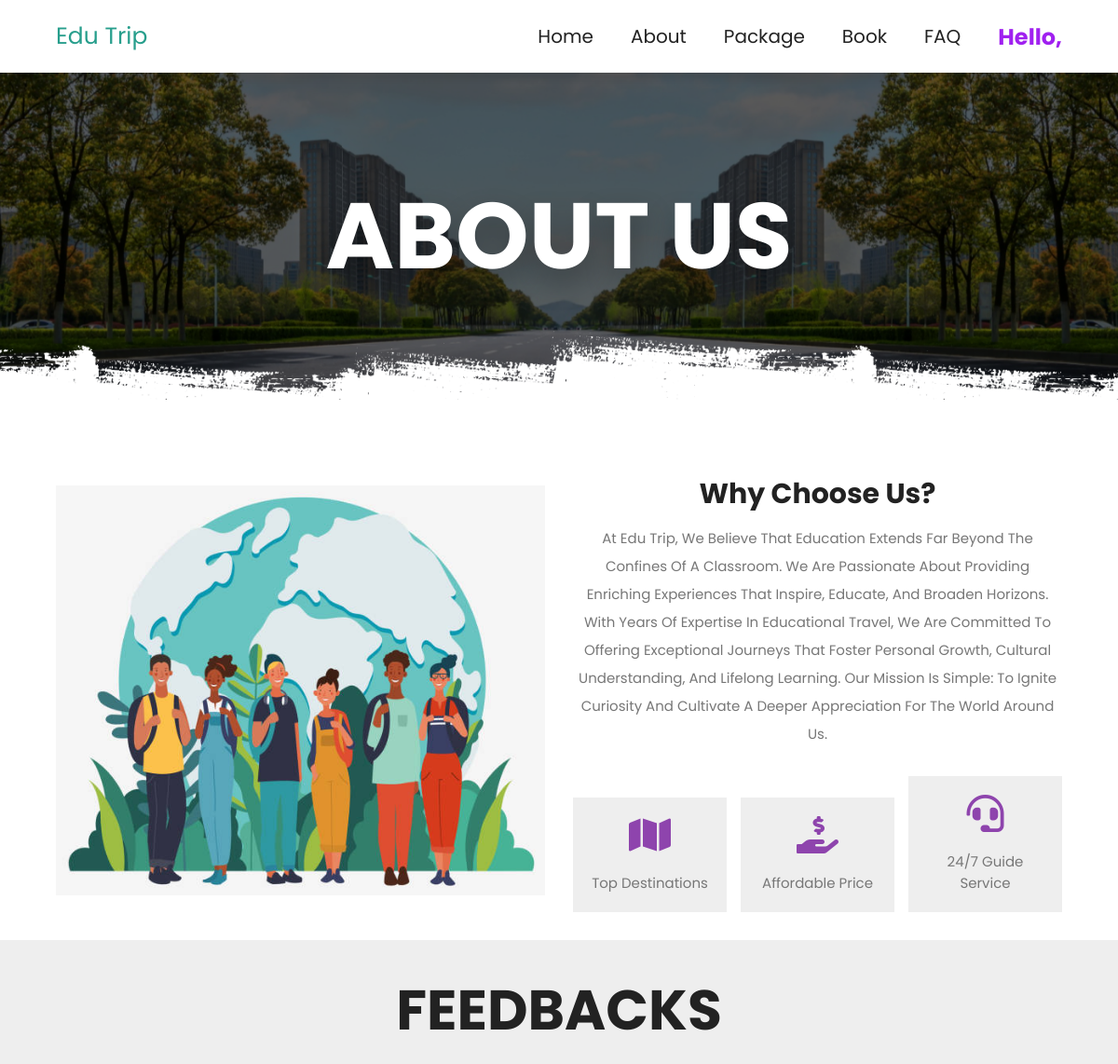
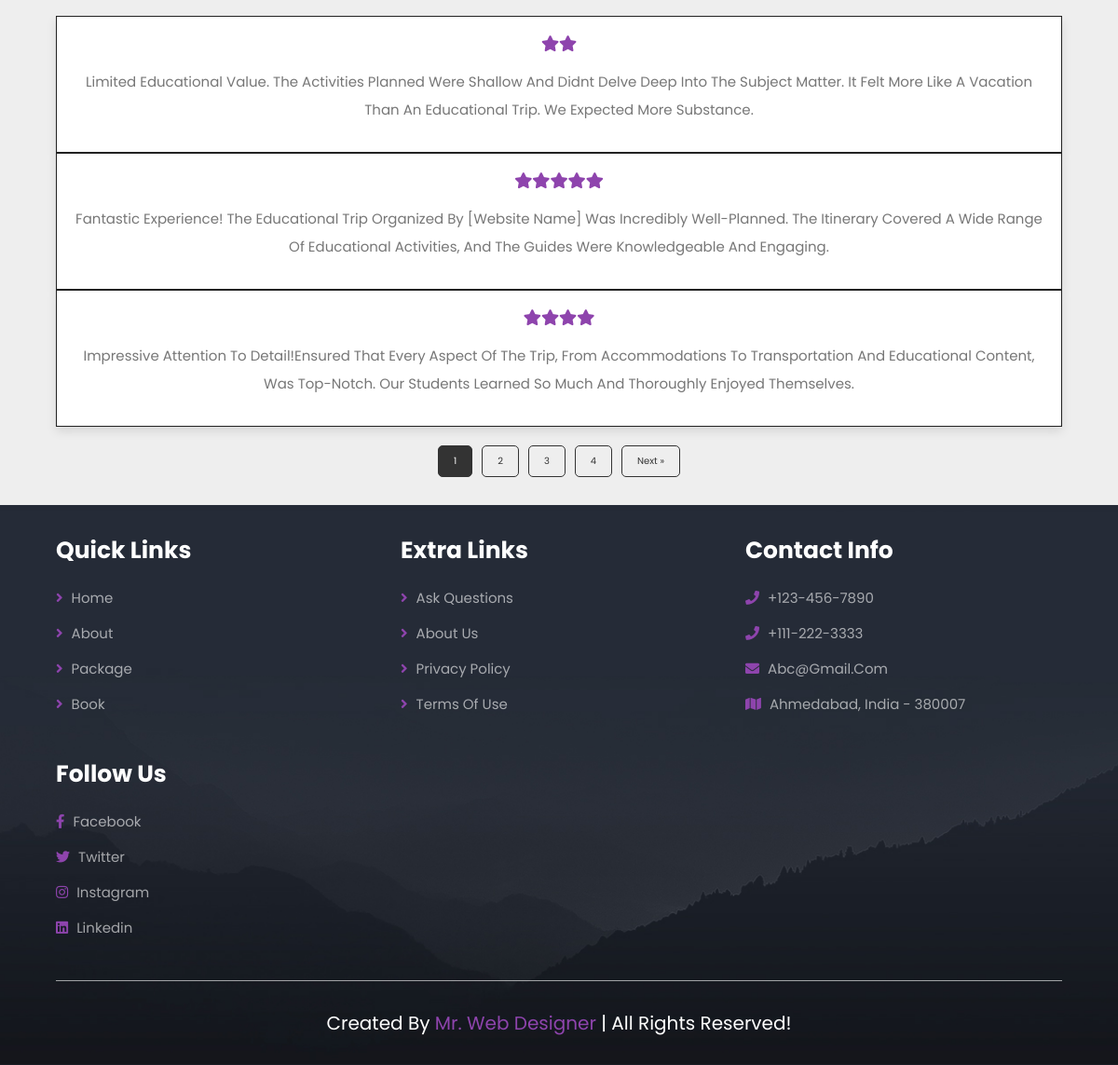
Page /about.php on the committed database (2 pictures, top to bottom).
### tables this page shows
CREATE TABLE `feedback` (
  `feedback_id` varchar(6) NOT NULL,
  `institute_id` varchar(6) NOT NULL,
  `remarks` varchar(400) NOT NULL,
  `feedback_rating` int(5) NOT NULL
);

### about.php (the view, shortened to what this page needs)
<!DOCTYPE html>
<html lang="en">
<head>
   <link rel="stylesheet" href="https://unpkg.com/swiper@7/swiper-bundle.min.css" />
   <link rel="stylesheet" href="https://cdnjs.cloudflare.com/ajax/libs/font-awesome/5.15.4/css/all.min.css">
   <link rel="stylesheet" href="css/style.css">
</head>
<body>
<section class="header">
<a href="index.php" class="logo" style="text-decoration:none;color:#279e8c;">Edu Trip</a>
   <nav class="navbar">
      <a href="index.php">home</a>
      <a href="about.php">about</a>
      <a href="package.php">package</a>
      <a href="book.php">book</a>
      <a href="#" style="text-decoration:none">FAQ</a>
      <h1 style="color:#A020F0;margin: 0px 0px 0px 20px;font-size:24px;">Hello,<?php echo $_SESSION['institute_name'];?></h1>
   </nav>
</section>
<div class="heading" style="background:url(images/header-bg-1.png) no-repeat">
   <h1>about us</h1>
</div>
<section class="about">
   <div class="image">
      <img src="images/about-img2.jpeg" alt="">
   </div>
   <div class="content">
      <h3>why choose us?</h3>
      <p>At Edu Trip, we believe that education extends far beyond the confines of a classroom. We are passionate about providing enriching experiences that inspire, educate, and broaden horizons. With years of expertise in educational travel, we are committed to offering exceptional journeys that foster personal growth, cultural understanding, and lifelong learning.
Our mission is simple: to ignite curiosity and cultivate a deeper appreciation for the world around us. </p>
      <div class="icons-container">
         <div class="icons">
            <i class="fas fa-map"></i>
            <span>top destinations</span>
         </div>
         <div class="icons">
            <i class="fas fa-hand-holding-usd"></i>
            <span>affordable price</span>
         </div>
         <div class="icons">
            <i class="fas fa-headset"></i>
            <span>24/7 guide service</span>
         </div>
      </div>
   </div>
</section>
<?php
$servername = "localhost";
$username = "root";
$password = "";
$dbname = "project";
$conn = new mysqli($servername, $username, $password, $dbname);
$page = isset($_GET['page']) ? $_GET['page'] : 1;
$limit = 3;
$start = ($page - 1) * $limit;
$sql = "SELECT * FROM feedback LIMIT $start, $limit";
$result = $conn->query($sql);
?>
<section class="reviews">
   <h1 class="heading-title">FEEDBACKS</h1>
   <div class="swiper reviews-slider">
      <div class="swiper-wrapper">
         <?php
         if ($result->num_rows > 0) {
             while ($row = $result->fetch_assoc()) {
                 ?>
                 <div class="swiper-slide slide">
                    <div class="stars">
                       <?php
                       $stars = $row["feedback_rating"];
                       for ($i = 0; $i < $stars; $i++) {
                           echo '<i class="fas fa-star"></i>';
                       }
                       ?>
                    </div>
                    <p><?php echo $row["remarks"]; ?></p>
                 </div>
                 <?php
             }
         } else {
             echo "No reviews found.";
         }
         ?>
      </div>
   </div>
   <div class="pagination">
       <?php
       $sql_total = "SELECT COUNT(*) AS total FROM feedback";
       $result_total = $conn->query($sql_total);
       $row_total = $result_total->fetch_assoc();
       $total_pages = ceil($row_total["total"] / $limit);
       for ($i = 1; $i <= $total_pages; $i++) {
           echo '<a href="?page='.$i.'" class="pagination-link';
           if ($i == $page) {
               echo ' active';
           }
           echo '">'.$i.'</a>';
       }
       if ($page < $total_pages) {
           echo '<a href="?page='.($page + 1).'" class="pagination-link">Next &raquo;</a>';
       }
       ?>
   </div>
</section>
<section class="footer">
   <div class="box-container">
      <div class="box">
         <h3>quick links</h3>
         <a href="home.php"> <i class="fas fa-angle-right"></i> home</a>
         <a href="about.php"> <i class="fas fa-angle-right"></i> about</a>
         <a href="package.php"> <i class="fas fa-angle-right"></i> package</a>
         <a href="book.php"> <i class="fas fa-angle-right"></i> book</a>
      </div>
      <div class="box">
         <h3>extra links</h3>
         <a href="#"> <i class="fas fa-angle-right"></i> ask questions</a>
         <a href="#"> <i class="fas fa-angle-right"></i> about us</a>
         <a href="#"> <i class="fas fa-angle-right"></i> privacy policy</a>
         <a href="#"> <i class="fas fa-angle-right"></i> terms of use</a>
      </div>
      <div class="box">
         <h3>contact info</h3>
         <a href="#"> <i class="fas fa-phone"></i> +123-456-7890 </a>
         <a href="#"> <i class="fas fa-phone"></i> +111-222-3333 </a>
         <a href="#"> <i class="fas fa-envelope"></i> abc@gmail.com </a>
         <a href="#"> <i class="fas fa-map"></i> Ahmedabad, India - 380007 </a>
      </div>
      <div class="box">
         <h3>follow us</h3>
         <a href="#"> <i class="fab fa-facebook-f"></i> facebook </a>
         <a href="#"> <i class="fab fa-twitter"></i> twitter </a>
         <a href="#"> <i class="fab fa-instagram"></i> instagram </a>
         <a href="#"> <i class="fab fa-linkedin"></i> linkedin </a>
      </div>
   </div>
   <div class="credit"> created by <span>mr. web designer</span> | all rights reserved! </div>
</section>
</body>
</html>

### css/style.css (style rules this page uses)
:root { --main-color:#8e44ad; --black:#222; --white:#fff; --light-black:#777; --light-white:#fff9; --dark-bg:rgba(0,0,0,.7); --light-bg:#eee; --border:.1rem solid var(--black); --box-shadow:0 .5rem 1rem rgba(0,0,0,.1); --text-shadow:0 1.5rem 3rem rgba(0,0,0,.3); }
* { font-family: 'Poppins', sans-serif; margin:0; padding:0; box-sizing: border-box; outline: none; border:none; text-decoration: none; text-transform: capitalize; }
html { font-size: 62.5%; overflow-x: hidden; }
section { padding:5rem 10%; }
.heading { background-size: cover !important; background-position: center !important; padding-top: 10rem; padding-bottom:15rem; display: flex; align-items: center; justify-content: center; }
.heading h1 { font-size: 10rem; text-transform: uppercase; color:var(--white); text-shadow: var(--text-shadow); }
.heading-title { text-align: center; margin-bottom: 3rem; font-size: 6rem; text-transform: uppercase; color:var(--black); }
.header { position: sticky; top:0; left:0; right:0; z-index: 1000; background-color: var(--white); display: flex; padding-top: 2rem; padding-bottom: 2rem; box-shadow: var(--box-shadow); align-items: center; justify-content: space-between; }
.header .logo { font-size: 2.5rem; color:var(--black); }
.header .navbar a { font-size: 2rem; margin-left: 2rem; color:var(--black); }
.about { display: flex; align-items: center; flex-wrap: wrap; gap:3rem; }
.about .image { flex:1 1 41rem; }
.about .image img { width: 100%; }
.about .content { flex:1 1 41rem; text-align: center; }
.about .content h3 { font-size: 3rem; color:var(--black); }
.about .content p { font-size: 1.5rem; color:var(--light-black); line-height: 2; padding:1rem 0; }
.about .content .icons-container { margin-top: 2rem; display: flex; flex-wrap: wrap; gap:1.5rem; align-items: flex-end; }
.about .content .icons-container .icons { background: var(--light-bg); padding:2rem; flex:1 1 16rem; }
.about .content .icons-container .icons i { font-size: 4rem; margin-bottom: 2rem; color:var(--main-color); }
.about .content .icons-container .icons span { font-size: 1.5rem; color:var(--light-black); display:block; }
.reviews { background: var(--light-bg); }
.reviews .slide { padding:2rem; border:var(--border); background: var(--white); text-align: center; box-shadow: var(--box-shadow); user-select: none; }
.reviews .slide .stars { padding-bottom: .5rem; }
.reviews .slide .stars i { font-size: 1.7rem; color:var(--main-color); }
.reviews .slide p { font-size: 1.5rem; color:var(--light-black); line-height: 2; padding:1rem 0; }
.footer { background: url(../images/footer-bg.jpg) no-repeat; background-size: cover; background-position: center; }
.footer .box-container { display: grid; grid-template-columns: repeat(auto-fit, minmax(25rem, 1fr)); gap: 3rem; }
.footer .box-container .box h3 { color:var(--white); font-size: 2.5rem; padding-bottom: 2rem; }
.footer .box-container .box a { color:var(--light-white); font-size: 1.5rem; padding-bottom: 1.5rem; display: block; }
.footer .box-container .box a i { color:var(--main-color); padding-right: .5rem; transition: .2s linear; }
.footer .credit { text-align: center; padding-top: 3rem; margin-top: 3rem; border-top: .1rem solid var(--light-white); font-size: 2rem; color:var(--white); }
.footer .credit span { color:var(--main-color); }
@media (max-width:1200px) { section { padding:3rem 5%; } }

### about.php (style rules this page uses)
.pagination { margin-top: 20px; text-align: center; }
.pagination-link { display: inline-block; padding: 8px 16px; margin: 0 5px; color: #333; border: 1px solid #333; border-radius: 5px; text-decoration: none; transition: background-color 0.3s, color 0.3s; }
.pagination-link:hover, .pagination-link.active { background-color: #333; color: #fff; }
.pagination-link:hover, .pagination-link.active { animation: pulse 0.5s ease-in-out infinite alternate; }
.navbar { display: flex; align-items: center; }
.navbar a { margin-right: 20px; text-decoration: none; color: #fff; }
.heading h1 { animation: fadeInUp 1s ease; }

### rows in the picture
feedback: feedback_rating 2 (drawn), remarks "Limited Educational Value. The Activities Planned Were Shallow And Didnt Delve Deep Into The Subject Matter. It Felt More Like A Vacation Than An Educational Trip. We Expected More Substance."
feedback: feedback_rating 5 (drawn), remarks "Fantastic Experience! The Educational Trip Organized By [website Name] Was Incredibly Well-Planned. The Itinerary Covered A Wide Range Of Educational Activities, And The Guides Were Knowledgeable And Engaging."
feedback: feedback_rating 4 (drawn), remarks "Impressive Attention To Detail!Ensured That Every Aspect Of The Trip, From Accommodations To Transportation And Educational Content, Was Top-Notch. Our Students Learned So Much And Thoroughly Enjoyed Themselves."
